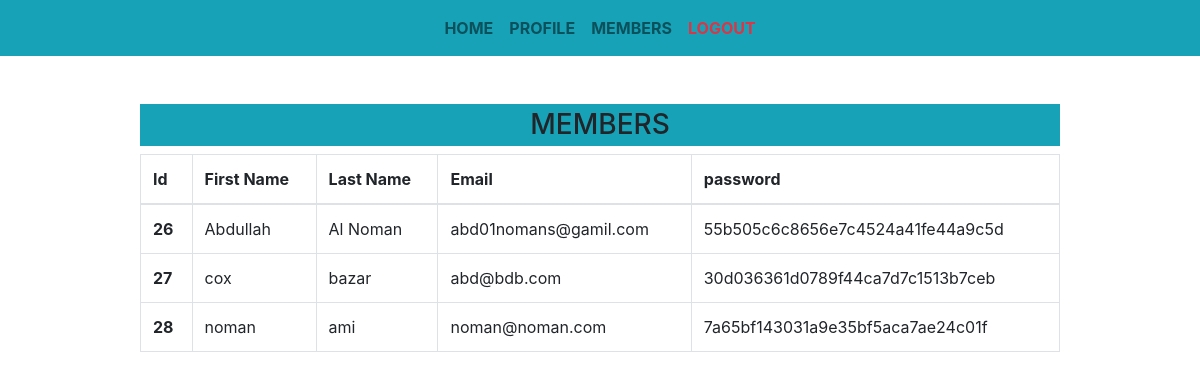
The app's page /project1/members.php (signed in) with its own data.
### tables this page shows
CREATE TABLE `users` (
  `id` int(11) NOT NULL,
  `fname` varchar(255) NOT NULL,
  `lname` varchar(255) NOT NULL,
  `email` text NOT NULL,
  `password` text NOT NULL
);

### project1/members.php (the view, shortened to what this page needs)
<?php
require_once('functions.php');
$select = mysqli_query($connection, "SELECT * FROM users");
?>
<div class="container">
    <div class="row">
        <div class="col-md-10 m-auto">
            <h3 class="text-center p-1 bg-info text-uppercase">Members</h3>
            <table class="table table-bordered">
                <thead>
                    <tr>
                        <th scope="col">Id</th>
                        <th scope="col">First Name</th>
                        <th scope="col">Last Name</th>
                        <th scope="col">Email</th>
                        <th scope="col">password</th>
                    </tr>
                </thead>
                <tbody>
                <?php while($query = mysqli_fetch_assoc($select)): ?>
                    <tr>
                        <th scope="row"><?php echo $query['id'];?></th>
                        <td><?php echo $query['fname'];?></td>
                        <td><?php echo $query['lname'];?></td>
                        <td><?php echo $query['email'];?></td>
                        <td><?php echo $query['password'];?></td>
                    </tr>
                    <?php endwhile; ?>
                </tbody>
            </table>
        </div>
    </div>
</div>
<?php
require_once('footer.php')
?>

### records on screen
users: id "26", fname "Abdullah", lname "Al Noman", email "abd01nomans@gamil.com", password "55b505c6c8656e7c4524a41fe44a9c5d"
users: id "27", fname "cox", lname "bazar", email "abd@bdb.com", password "30d036361d0789f44ca7d7c1513b7ceb"
users: id "28", fname "noman", lname "ami", email "noman@noman.com", password "7a65bf143031a9e35bf5aca7ae24c01f"
